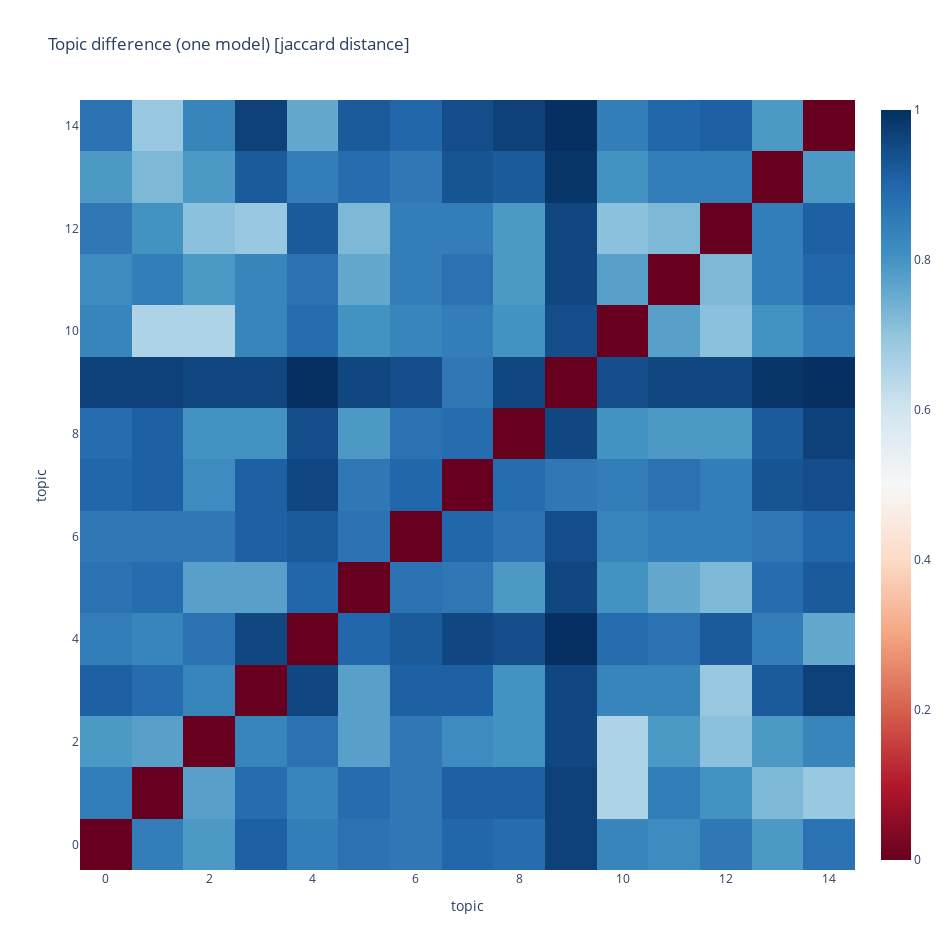

Notebook code cell kept with this figure:
### Code cell
plot_difference(mdiff, title="Topic difference (one model) [jaccard distance]", annotation=annotation)

### Figure 1 — Plotly figure (JSON) as saved in the notebook; plotly's stock layout.template omitted (floating-point values rounded to 4 significant figures; data arrays with more than 128 entries replaced by an {"elided": "..."} marker saying what was removed)
{"data": [{"colorscale": [[0, "rgb(103,0,31)"], [0.1, "rgb(178,24,43)"], [0.2, "rgb(214,96,77)"], [0.3, "rgb(244,165,130)"], [0.4, "rgb(253,219,199)"], [0.5, "rgb(247,247,247)"], [0.6, "rgb(209,229,240)"], [0.7, "rgb(146,197,222)"], [0.8, "rgb(67,147,195)"], [0.9, "rgb(33,102,172)"], [1, "rgb(5,48,97)"]], "text": {"elided": "15x15 str values"}, "type": "heatmap", "z": {"elided": "15x15 float values"}}], "layout": {"height": 950, "title": {"text": "Topic difference (one model) [jaccard distance]"}, "width": 950, "xaxis": {"autorange": true, "range": [-0.5, 14.5], "title": {"text": "topic"}}, "yaxis": {"autorange": true, "range": [-0.5, 14.5], "title": {"text": "topic"}}}}
